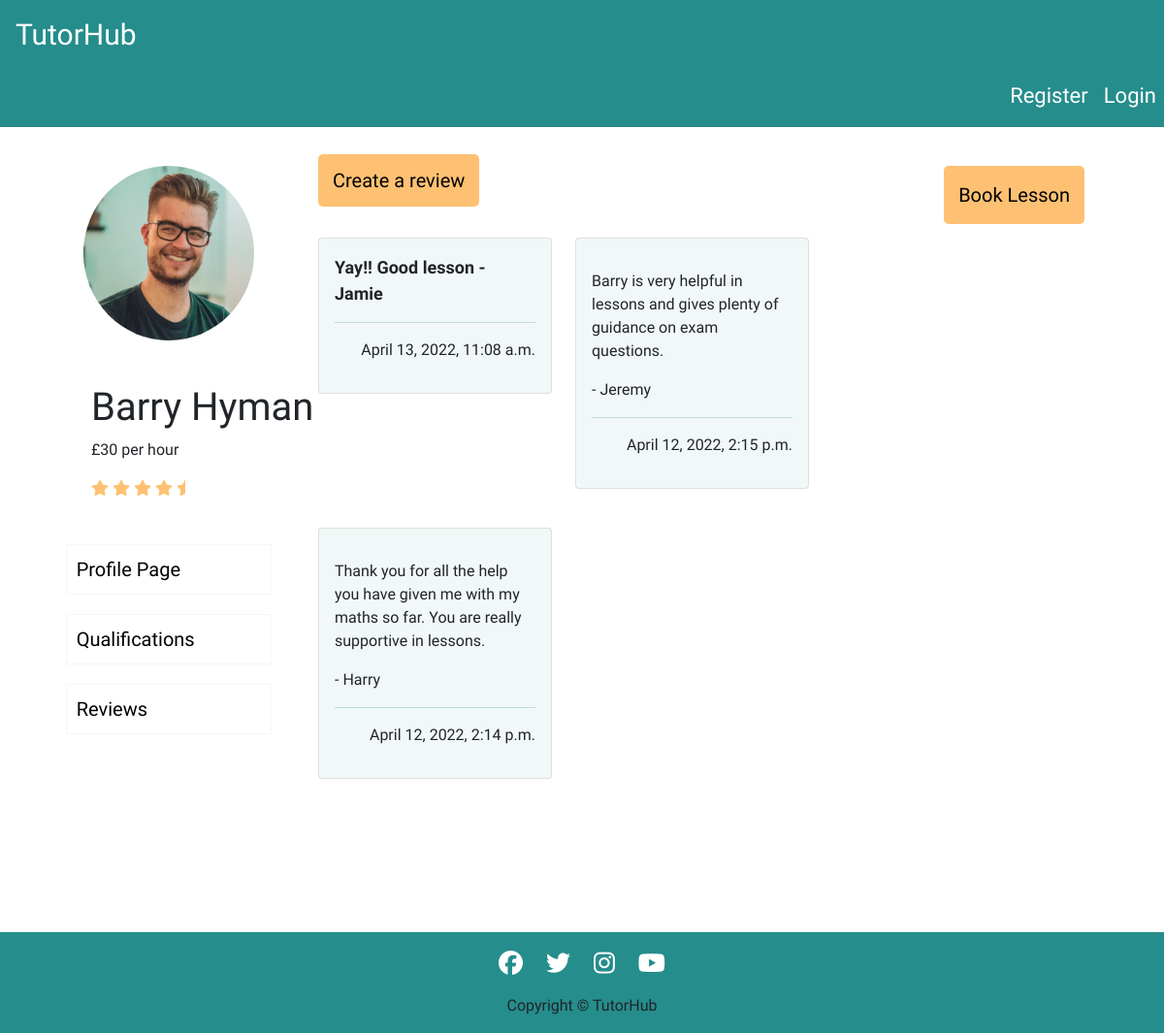
Page /tutors/tutor_one/reviews/ on the earlier database version.
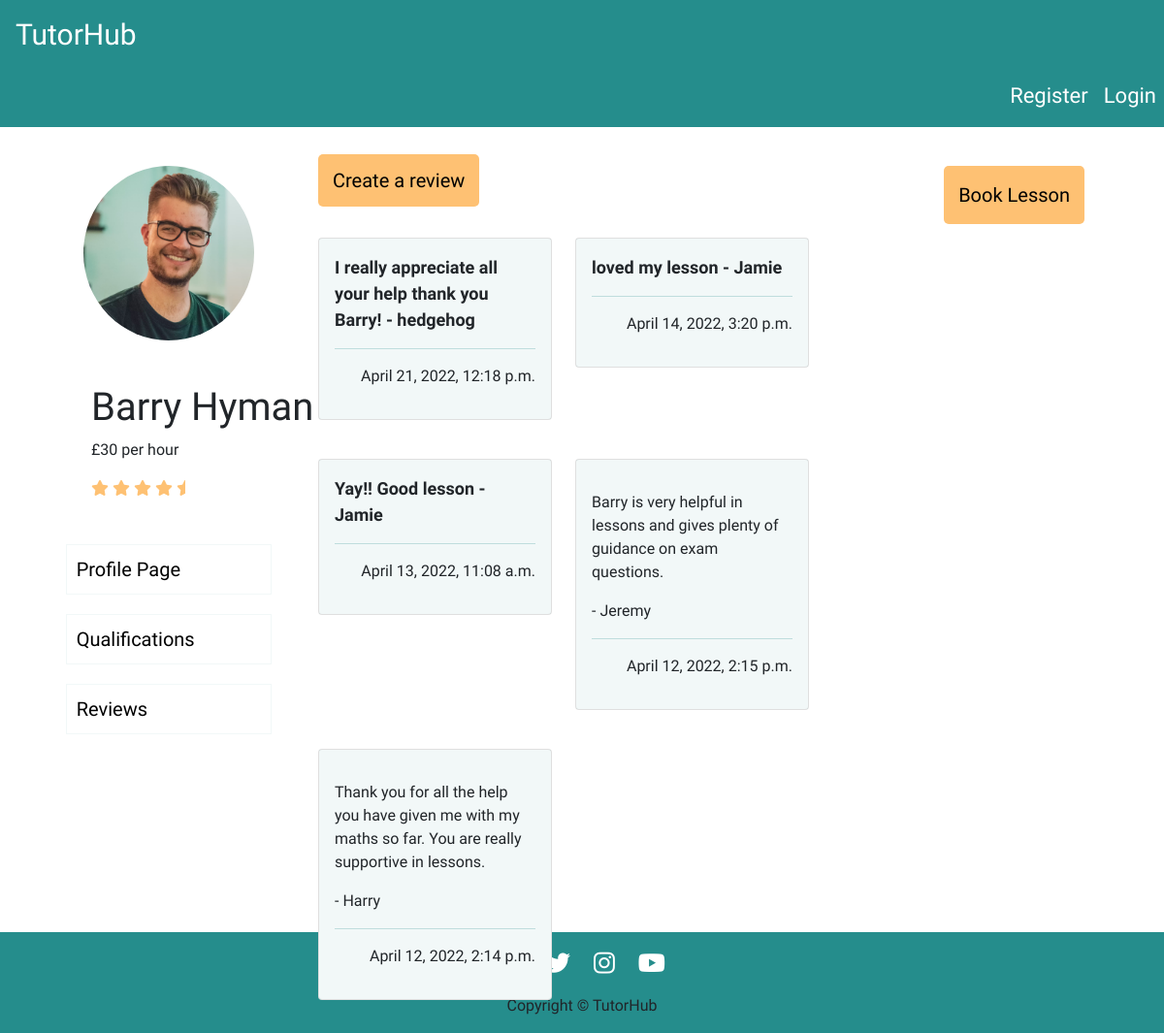
Same page on the later database version.
### tutorprofile/models.py (models this page shows)
class Review(models.Model):
    tutor = models.CharField(max_length=50)
    student = models.ForeignKey(User, on_delete=models.CASCADE, related_name="review")
    review = models.CharField(max_length=150)
    created_on = models.DateTimeField(auto_now_add=True)
    class Meta:
        ordering = ['-created_on']

### tutorprofile/views.py (the view)
# urls.py: path('tutor_one/reviews/', views.ReviewListTutorOne.as_view(), name='tutor_one_reviews'),
class ReviewListTutorOne(generic.ListView):
    model = Review
    queryset = Review.objects.filter(Q(tutor='Barry Hyman')).order_by('-created_on')
    template_name = 'tutorprofile/tutor_one_reviews.html'
    paginate_by = 6

### tutorprofile/templates/tutorprofile/tutor_one_reviews.html (shortened to what this page needs)
{% extends "base.html" %}
{% load crispy_forms_tags %}
{% load static %}
{% block content %}
<div class="container-fluid center-block">
    <div class="row profile">
        <div class="col-3">
            <div class="row">
                <div class="col-12 user-image">
                    <img src="../../../static/images/tutorone.avif" alt="image of a tutor">
                </div>
            </div>
            <div class="row">
                <div class="col-12 user-info">
                    <h1>Barry Hyman</h1>
                    <p>£30 per hour</p>
                    <i class="fa-solid fa-star"></i>
                    <i class="fa-solid fa-star"></i>
                    <i class="fa-solid fa-star"></i>
                    <i class="fa-solid fa-star"></i>
                    <i class="fa-solid fa-star-half"></i>
                </div>
            </div>
            <div class="row center-block">
                <div class="col-10 page-buttons-container" >
                    <a href="{% url 'tutor_one_profile' %}" class="page-buttons">Profile Page</a>
                    <a href="{% url 'tutor_one_qualifications' %}" class="page-buttons">Qualifications</a>
                    <a href="{% url 'tutor_one_reviews' %}" class="page-buttons">Reviews</a>
                </div>
            </div>
        </div>
        <div class="col-6 booking-button" id="reviews-page">
            <a href="{% url 'tutor_one_create_review' %}">Create a review</a>
            <br />
            <br />
            <div class="row">
                {% for review in review_list %}
                    <div class="col-6 card_space">
                        <div class="card">
                            <div class="card-body color-card">
                                <p class="review_comment">{{ review.review|safe }} - {{ review.student }} </p>
                                <hr />
                                <p class="right">{{ review.created_on}}</p>
                            </div>
                        </div>
                    </div>
                {% endfor %}
            </div>
        </div>
        <div class="col-3" id="bookings-button">
            <div class="row booking-button">
                <a href="{% url 'tutor_one' %}" id="booking-btn">Book Lesson</a>
            </div>
        </div>
    </div>
</div>
{% endblock %}

Differences in the rows shown:
added Review: review "I really appreciate all your help thank you Barry!", student "hedgehog", created_on "April 21, 2022, 12:18 p.m."
added Review: review "loved my lesson", student "Jamie", created_on "April 14, 2022, 3:20 p.m."
